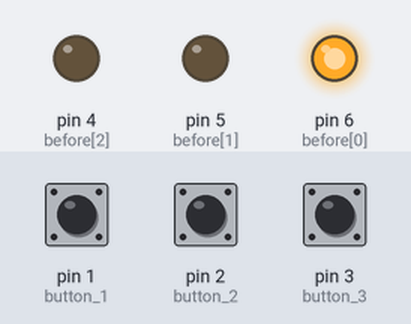
This sketch was run on a simulated Arduino Uno, built with avr-gcc and run on an emulated ATmega328P. Parts: output pins drawn as LEDs (lit = HIGH). The inputs (shaded band) are chosen by the test bench; at power-on: pin 1 (button_1) LOW, pin 2 (button_2) LOW, pin 3 (button_3) LOW.

Above: at 0.5 s.
At 2.5 s:
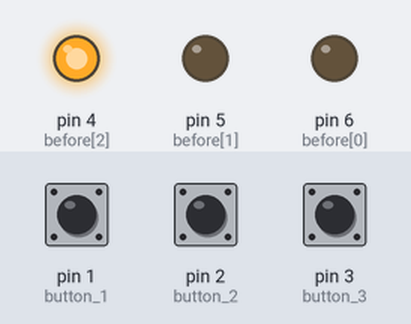
At 4.5 s:
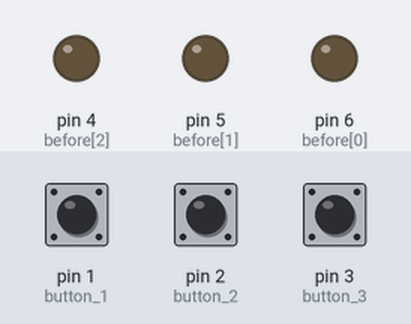
At 9.2 s:
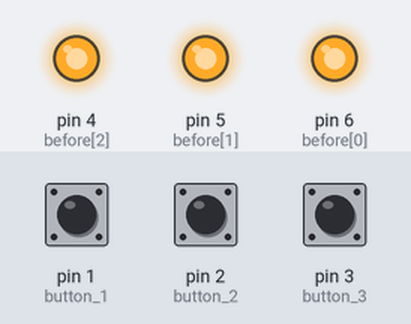
At 11.0 s:
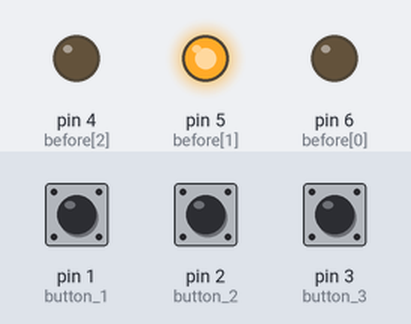
Timing chart, 0 to 12.4 s (numbered marks = the images above):
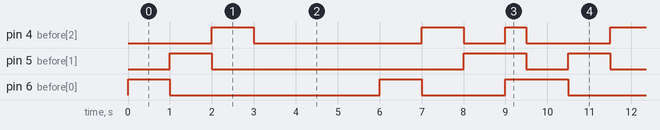

Measured:
- by itself, pin 4 (before[2]): repeats every 9.5 s: LOW 4.0 s, HIGH 1.0 s, LOW 1.0 s, HIGH 0.50 s, LOW 2.0 s, HIGH 1.0 s
- by itself, pin 5 (before[1]): repeats every 9.5 s: LOW 6.0 s, HIGH 1.5 s, LOW 1.0 s, HIGH 1.0 s
- by itself, pin 6 (before[0]): repeats every 9.5 s: LOW 5.0 s, HIGH 1.0 s, LOW 2.0 s, HIGH 1.5 s

The sketch:

code.ino
```cpp
const int button_1 = 1;
const int button_2 = 2;
const int button_3 = 3;


unsigned long time_1;
unsigned long time_2;
unsigned long time_3;

int before[3] = {6, 5, 4}; //array that holds the order the LEDs will light up with the first time

int after[3] = {6, 4, 5}; //array that holds the order the LEDs will light up with the second time


void setup() {
  pinMode(button_1, INPUT);    // set the first button pin to be an input
  pinMode(button_2, INPUT);   // set the second button pin to be an input
  pinMode(button_3, INPUT);   // set the third button pin to be an input

  pinMode(4, OUTPUT);   // set the red LED pin to be an output
  pinMode(5, OUTPUT);   // set the green LED pin to be an output
  pinMode(6, OUTPUT);   // set the blue LED pin to be an output

}

void loop() {

  for (int i = 0; i < 3; i++) { //for every LED light it up wait and then turn it off
    digitalWrite(before[i], HIGH);
    delay(1000);
    digitalWrite(before[i], LOW);
  }
  delay(3000);//wait three second and then show the second combination
  for (int i = 0; i < 3; i++) { //for every LED light it up wait and then turn it off
    digitalWrite(after[i], HIGH);
    delay(1000);
    digitalWrite(after[i], LOW);
  }

  if (digitalRead(button_1) == HIGH) { //record the time every button was clicked so we can compare them and see if the order inputted was correct
    time_1 = millis();
  }
  if (digitalRead(button_2) == HIGH) {
    time_2 = millis();
  }
  if (digitalRead(button_3) == HIGH) {
    time_3 = millis();
  }

  if (time_1 < time_2 && time_1 < time_3 && time_3 < time_2) { //if correct they will all light up
    digitalWrite(4, HIGH);
    digitalWrite(5, HIGH);
    digitalWrite(6, HIGH);
  }
  else { //if not then they will keep blinking
    digitalWrite(4, HIGH);
    digitalWrite(5, HIGH);
    digitalWrite(6, HIGH);
    delay(500);
    digitalWrite(4, LOW);
    digitalWrite(5, LOW);
    digitalWrite(6, LOW);
  }

}
```
